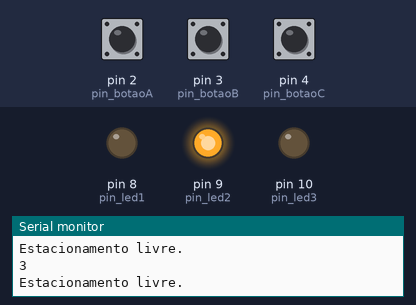
Bench run of a sketch on a simulated Arduino Uno, built with avr-gcc and run on an emulated ATmega328P. On the bench: output pins drawn as LEDs (lit = HIGH), the last lines printed to the serial monitor. Inputs (shaded band) come from the test bench; at power-on: pin 4 (pin_botaoC) LOW, pin 3 (pin_botaoB) LOW, pin 2 (pin_botaoA) LOW.

Above: at 1.2 s.
1.3 s: pin 4 (pin_botaoC) pulled HIGH for 0.15 s
At 2.0 s:
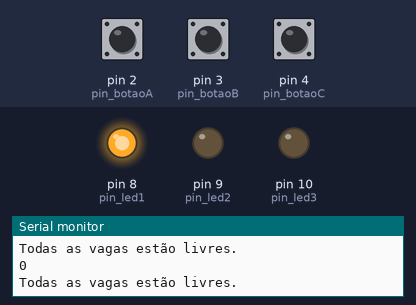
2.9 s: pin 3 (pin_botaoB) pulled HIGH for 0.15 s
At 4.1 s:
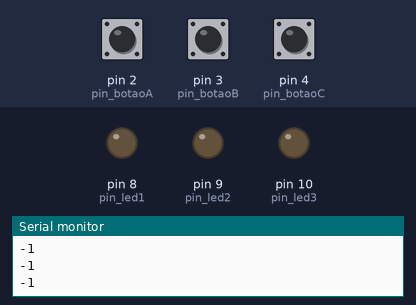
4.5 s: pin 2 (pin_botaoA) pulled HIGH for 0.15 s
At 5.4 s:
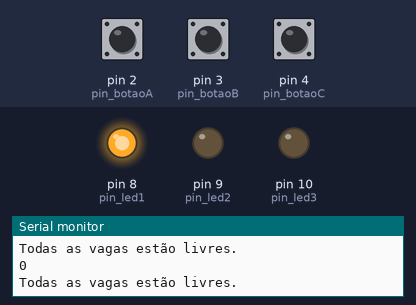
7.6 s: pin 2 (pin_botaoA) pulled HIGH for 1 s
At 8.0 s:
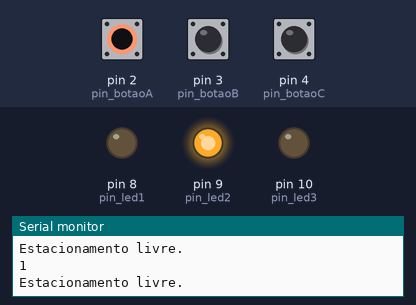
11.6 s: pin 4 (pin_botaoC) pulled HIGH for 1 s
At 12.4 s:
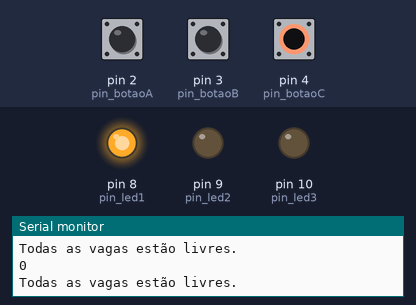
15.6 s: pin 3 (pin_botaoB) pulled HIGH for 1 s
At 16.4 s:
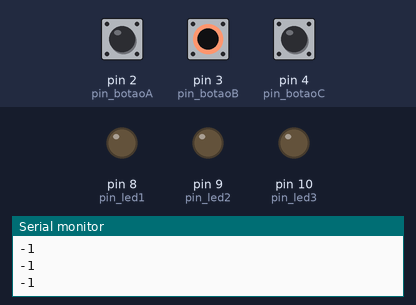
Timing chart, 0 to 18.6 s (numbered marks = the images above; inputs shaded):
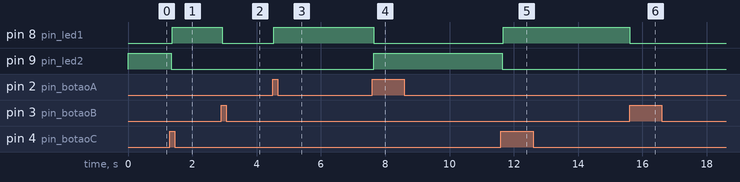

Measured:
- after the input at 1.3 s, pin 8 (pin_led1): LOW → HIGH after 0.07 s; pin 9 (pin_led2): HIGH → LOW at once
- after the input at 2.9 s, pin 8 (pin_led1): HIGH → LOW at once
- after the input at 4.5 s, pin 8 (pin_led1): LOW → HIGH at once
- after the input at 7.6 s, pin 8 (pin_led1): HIGH → LOW at once; pin 9 (pin_led2): LOW → HIGH at once
- after the input at 11.6 s, pin 8 (pin_led1): LOW → HIGH after 0.08 s; pin 9 (pin_led2): HIGH → LOW at once
- after the input at 15.6 s, pin 8 (pin_led1): HIGH → LOW at once

The sketch:

sistema_estaconamento.ino
```cpp
#define pin_led1 8    // Definindo LED Verificação
#define pin_led2 9    // Definindo LED Liberado
#define pin_led3 10   // Definindo LED Lotado
#define pin_botaoA 2  // Definindo botão SEV
#define pin_botaoB 3  // Definindo botão SSV
#define pin_botaoC 4  // Definindo botão BOT

int cont = 3;         // Variável de contagem
int aux = 0;          // Variável auxiliar
int aux1 = 0;         // Variável auxiliar 1
int limite = 10;      // Variável do limite
void setup() {
  pinMode(pin_led1, OUTPUT);
  pinMode(pin_led2, OUTPUT);
  pinMode(pin_led3, OUTPUT);
  pinMode(pin_botaoA, INPUT);
  pinMode(pin_botaoB, INPUT);
  pinMode(pin_botaoC, INPUT);
  Serial.begin(9600);
}

void loop() {
  bool SEV = digitalRead(pin_botaoA);   // Abreviando o botão SEV
  bool SSV = digitalRead(pin_botaoB);   // Abreviando o botão SSV
  bool BOT = digitalRead(pin_botaoC);   // Abreviando o botão BOT
  // Contagem de número (UP)
  if (SEV == 1 && aux == 0) {
    cont += 1;
    aux += 1;
  }
  if (SEV == 0) {
    aux = 0;
  }
  // Contagem de número (DOWN)
  if (SSV == 1 && aux1 == 0) {
    cont -= 1;
    aux1 += 1;
  }
  if (SSV == 0) {
    aux1 = 0;
  }
  // Sistema do sensor de entrada de veículo (SEV)
  if ((cont >= 1)&&(cont <= 9)) {
    Serial.println("Estacionamento livre.");
    digitalWrite(pin_led2, 1);
  } else {
    digitalWrite(pin_led2, 0);
  }
  // Sistema do sensor de saída de veículo (SSV)
  if (cont >= limite) {
    Serial.println("Estacionamento lotado.");
    digitalWrite(pin_led3, 1);
  } else {
    digitalWrite(pin_led3, 0);
    Serial.println(cont);
  }
  // Caso o último carro saia do estacionamento, o LED Verificação irá ligar, indicando que todas as vagas estão livres
  if (cont == 0) {
    Serial.println("Todas as vagas estão livres.");
    digitalWrite(pin_led1, 1);
  } else {
    digitalWrite(pin_led1, 0);
  }
  // Caso o botão BOT for pressionado, o contador zera e o LED Verificação irá apagar
  if (BOT==1) {
    cont = 0;
  }
}
```
